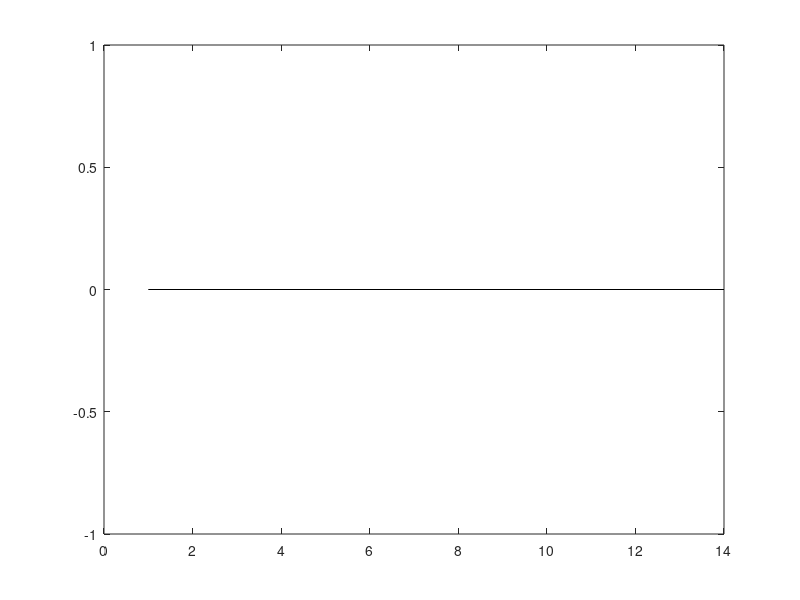

MATLAB code to generate this figure: (Note: this script raises an error after producing the figure.)
clc; clear all; close all
load Betas_Alternative_model
beta1= beta_conf;
beta2= beta_inf;
plot([1 14],[0 0],'k-');
    hold on;
    m  =mean(beta1,1);
    s = std(beta1,1)/sqrt(20);
    x=1:size(s,2);
    x = -1:.2:14;
    ban = [132,112,255]/255;
    shadedErrorBar(x,m,s,'r');
    hold on
    clear m
    clear s
    m  =mean(beta2,1);
    s = std(beta2,1)/sqrt(20);
    x=1:size(s,2);
    x = -1:.2:14;
    ban = [132,112,255]/255;
    shadedErrorBar(x,m,s,'b');

        ax= gca;
ax.XTick =[-1 3 7 11 15];
%ax.XTick =[-1 18 37 56 76];
xticklabels({'-2','2','6','10','14'})
ax.XAxis.Color = [0 0 0];
ax.YAxis.Color = 'black';
set(gca,'linewidth',1.25)
box off
hold on
h = refline(0,0);
h(1).LineWidth = 2;
h.Color = 'black';

%xlabel('Time relative to revision onset')

    %ylabel('Effect on BOLD signal')

set(gca,'fontsize',22)
xticklabels({'-2','2','6','10','14'})
%%
hold on
h = refline(0,0);
h(1).LineWidth = 2;
h.Color = 'black';
%ylim([-.8 .7])
xlim([-1.5 15])
h = xline(0,'--k');
h(1).LineWidth = 2;
%%
b2 = beta1(:,16:56);
for s = 1 :20
    temp = b2;
    temp(s,:)=[];
    m_t = mean(temp);
    index = find(m_t ==  max(m_t));
    v(s,1) = b2(s,index);
end
[h,p,w] = signrank(v,0)
figure
x=.2*ones(1,20);
h = scatter(x, v(:,1),40,'filled','MarkerFaceColor','r');
hold on
scatter(.21,mean(v(:,1)),40,'filled','black')
h = errorbar(.21,mean(v(:,1)),std(v(:,1))/sqrt(length(v(:,1))),'black');
h(1).LineWidth = 2;

h(1).LineWidth = 2;
box off
ax= gca;
ax.XAxis.Color = [0 0 0];
ax.YAxis.Color = 'black';
set(gca,'linewidth',1.25)
box off
ax.XTick =[];
xlim([.19 .22])
%xlabel({'Beta at ','Estimate(t2)[a.u]'})
%ylabel('beta estimate [a.u]')
set(gca,'fontsize',22)
%%
b2 = beta2(:,16:56);
for s = 1 :20
    temp = b2;
    temp(s,:)=[];
    m_t = mean(temp);
    index = find(m_t ==  max(m_t));
    v(s,1) = b2(s,index);
end
[h,p,w] = signrank(v,0)
figure
x=.2*ones(1,20);
h = scatter(x, v(:,1),40,'filled','MarkerFaceColor','b');
hold on
scatter(.21,mean(v(:,1)),40,'filled','black')
h = errorbar(.21,mean(v(:,1)),std(v(:,1))/sqrt(length(v(:,1))),'black');
h(1).LineWidth = 2;

h(1).LineWidth = 2;
box off
ax= gca;
ax.XAxis.Color = [0 0 0];
ax.YAxis.Color = 'black';
set(gca,'linewidth',1.25)
box off
ax.XTick =[];
xlim([.19 .22])
%xlabel({'Beta at ','Estimate(t2)[a.u]'})
%ylabel('beta estimate [a.u]')
set(gca,'fontsize',22)
%%
inf_behaviour = [-0.005801398
-0.380086135
0.171161971
0.222680419
0.004386929
0.025762851
-0.027871015
-0.00057021
-0.022052464
0.074920288
-0.930916805
-0.114126208
0.014201084
0.293453745
0.176460409
0.018289876
0.082351703
0.266565901
0.146867276
0.315655977];
figure
scatter(inf_behaviour,v,'MarkerFaceColor','cyan')
hold on
h = lsline;
h.LineWidth = 2;
h.Color = 'blue'